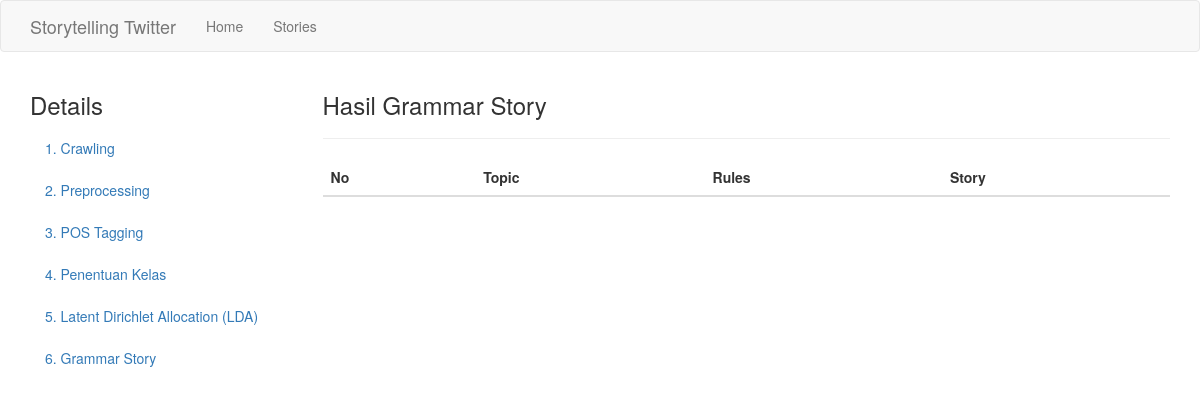
The page /stories/1/details/story on the database as committed earlier.
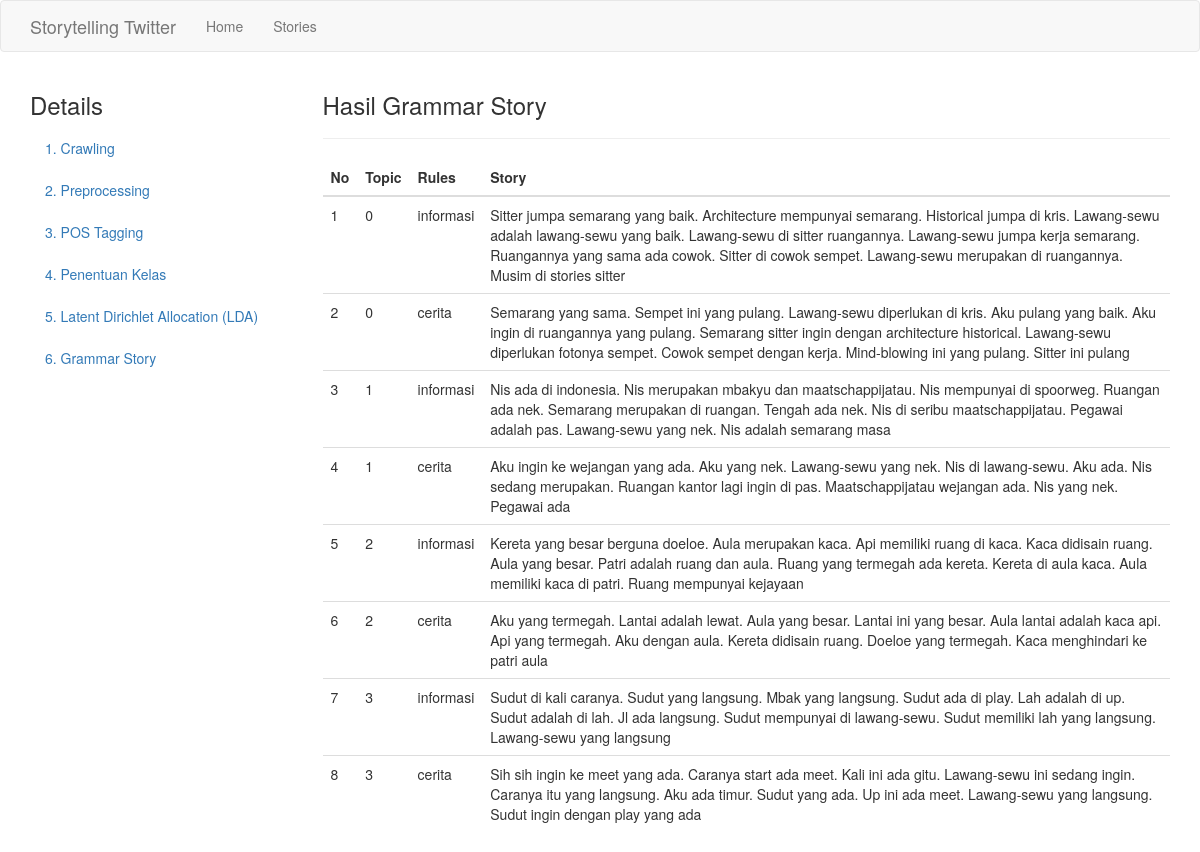
The same page on the database as committed later.
### app/models.py (models this page shows, shortened)
class GrammarStory(db.Model):
    __tablename__ = 'grammar_story'
    id = db.Column(db.Integer, primary_key=True)
    topic = db.Column(db.Integer)
    rules = db.Column(db.String(25))
    story = db.Column(db.String(10000))
    crawler_id = db.Column(db.Integer, db.ForeignKey('crawler.id'), nullable=False)

### app/main/routes.py (the view)
@bp.route('/stories/<int:id>/details/story', methods=['GET', 'POST'])
def get_grammar_story(id):
    story = GrammarStory.query.filter_by(crawler_id=id)
    return render_template("details_story.html", crawler_id=id, story=story)

### app/templates/details_story.html (shortened to what this page needs)
{% extends 'bootstrap/base.html' %}
{% block head %}
{{super()}}
<link rel="stylesheet" href="https://maxcdn.bootstrapcdn.com/bootstrap/3.3.7/css/bootstrap.min.css">
<link rel="stylesheet" href="https://cdn.datatables.net/1.10.19/css/dataTables.bootstrap.min.css">
{% endblock %}
{% block navbar %}
<nav class="navbar navbar-default">
  <div class="container">
    <div class="navbar-header">
      <a class="navbar-brand" href="{{ url_for('main.index') }}">{{ _('Storytelling Twitter') }}</a>
    </div>
    <div class="collapse navbar-collapse" id="bs-example-navbar-collapse-1">
      <ul class="nav navbar-nav">
        <li><a href="{{ url_for('main.index') }}">{{ _('Home') }}</a></li>
        <li><a href="{{ url_for('main.stories') }}">{{ _('Stories') }}</a></li>
      </ul>
    </div>
  </div>
</nav>
{% endblock %}
{% block content %}
<div class="container">
  <div class="row">
    <nav class="col-sm-3" id="myScrollspy">
      <ol class="nav nav-stacked" id="sidebar" data-spy="affix" data-offset-top="0">
        <h3>Details</h3>
        <li><a href="{{url_for('main.get_crawling', id=crawler_id)}}">1. Crawling</a></li>
        <li><a href="{{url_for('main.get_preprocessing', id=crawler_id)}}">2. Preprocessing</span></a></li>
        <li><a href="{{url_for('main.get_postag', id=crawler_id)}}">3. POS Tagging</a></li>
        <li><a href="{{url_for('main.get_kelas', id=crawler_id)}}">4. Penentuan Kelas</a></li>
        <li><a href="{{url_for('main.get_lda', id=crawler_id)}}">5. Latent Dirichlet Allocation (LDA)</a></li>
        <li><a href="{{url_for('main.get_grammar_story', id=crawler_id)}}">6. Grammar Story</a></li>
      </ol>
    </nav>
    <div class="col-md-9">
      <h3>Hasil Grammar Story</h3>
      <hr>
      <table class="table table-stripped" id="tblStory">
        <thead>
          <th>No</th>
          <th>Topic</th>
          <th>Rules</th>
          <th>Story</th>
        </thead>
        <tbody>
          {% set ns = namespace(i=1) %}
          {% for item in story %}
          <tr>
            <td>{{ ns.i }}</td>
            <td>{{ item.topic }}</td>
            <td>{{ item.rules }}</td>
            <td>{{ item.story }}</td>
          </tr>
          {% set ns.i = ns.i+1 %}
          {% endfor %}
        </tbody>
      </table>
    </div>
  </div>
</div>
{% endblock %}

Rows that differ between the two databases and show on the page:
added GrammarStory: i "1", topic "0", rules "informasi", story "Sitter jumpa semarang yang baik. Architecture mempunyai semarang. Historical jumpa di kris. Lawang-sewu adalah lawang-sewu yang baik. Lawang-sewu di sitter ruangannya. Lawang-sewu jumpa kerja semarang. Ruangannya yang sama ada cowok. Sitter di cowok sempet. Lawang-sewu merupakan di ruangannya. Musim di stories sitter"
added GrammarStory: i "2", topic "0", rules "cerita", story "Semarang yang sama. Sempet ini yang pulang. Lawang-sewu diperlukan di kris. Aku pulang yang baik. Aku ingin di ruangannya yang pulang. Semarang sitter ingin dengan architecture historical. Lawang-sewu diperlukan fotonya sempet. Cowok sempet dengan kerja. Mind-blowing ini yang pulang. Sitter ini pulang"
added GrammarStory: i "3", topic "1", rules "informasi", story "Nis ada di indonesia. Nis merupakan mbakyu dan maatschappijatau. Nis mempunyai di spoorweg. Ruangan ada nek. Semarang merupakan di ruangan. Tengah ada nek. Nis di seribu maatschappijatau. Pegawai adalah pas. Lawang-sewu yang nek. Nis adalah semarang masa"
added GrammarStory: i "4", topic "1", rules "cerita", story "Aku ingin ke wejangan yang ada. Aku yang nek. Lawang-sewu yang nek. Nis di lawang-sewu. Aku ada. Nis sedang merupakan. Ruangan kantor lagi ingin di pas. Maatschappijatau wejangan ada. Nis yang nek. Pegawai ada"
added GrammarStory: i "5", topic "2", rules "informasi", story "Kereta yang besar berguna doeloe. Aula merupakan kaca. Api memiliki ruang di kaca. Kaca didisain ruang. Aula yang besar. Patri adalah ruang dan aula. Ruang yang termegah ada kereta. Kereta di aula kaca. Aula memiliki kaca di patri. Ruang mempunyai kejayaan"
added GrammarStory: i "6", topic "2", rules "cerita", story "Aku yang termegah. Lantai adalah lewat. Aula yang besar. Lantai ini yang besar. Aula lantai adalah kaca api. Api yang termegah. Aku dengan aula. Kereta didisain ruang. Doeloe yang termegah. Kaca menghindari ke patri aula"
added GrammarStory: i "7", topic "3", rules "informasi", story "Sudut di kali caranya. Sudut yang langsung. Mbak yang langsung. Sudut ada di play. Lah adalah di up. Sudut adalah di lah. Jl ada langsung. Sudut mempunyai di lawang-sewu. Sudut memiliki lah yang langsung. Lawang-sewu yang langsung"
added GrammarStory: i "8", topic "3", rules "cerita", story "Sih sih ingin ke meet yang ada. Caranya start ada meet. Kali ini ada gitu. Lawang-sewu ini sedang ingin. Caranya itu yang langsung. Aku ada timur. Sudut yang ada. Up ini ada meet. Lawang-sewu yang langsung. Sudut ingin dengan play yang ada"
